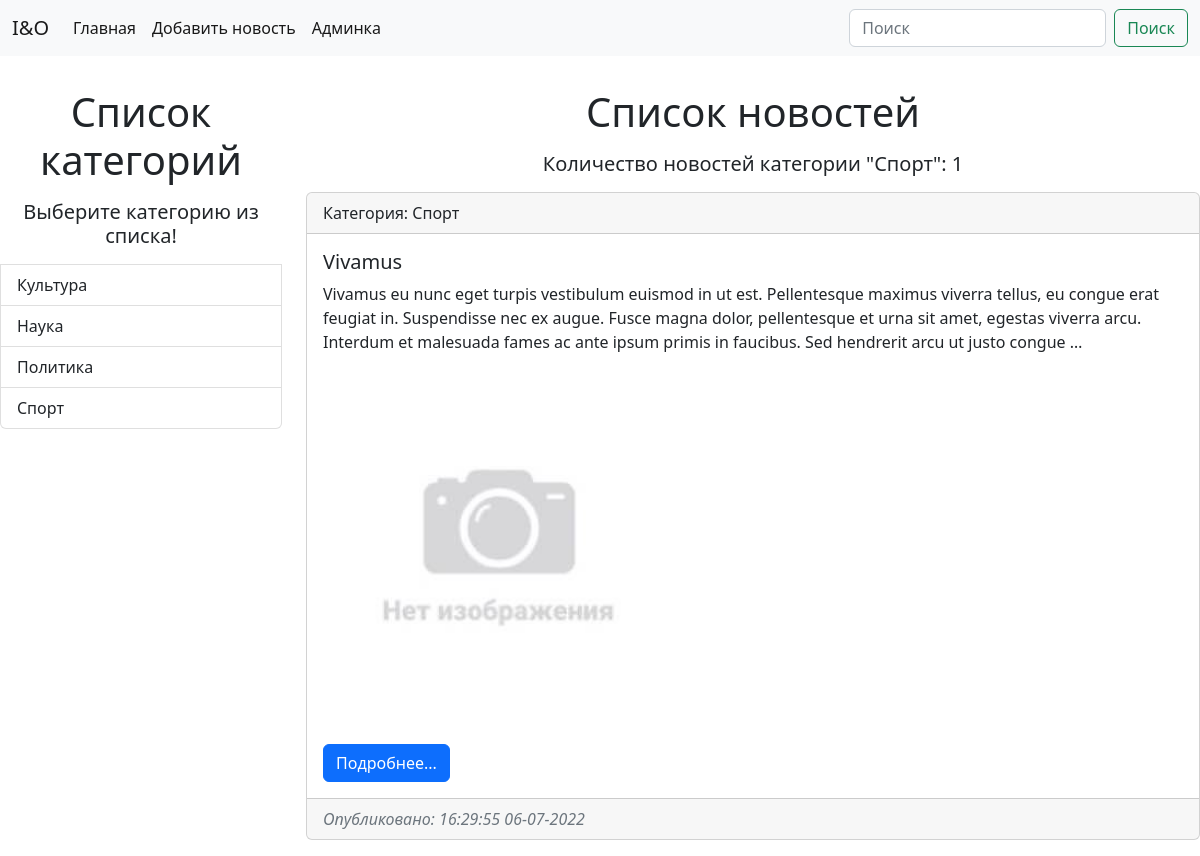
The app's page /category/2/ with its own data.
### news/models.py (models this page shows, shortened)
class Category(models.Model):
    title = models.CharField(
        max_length=150, verbose_name='Наименование категории', db_index=True)
    def __str__(self):
        return self.title
    class Meta:
        verbose_name = 'Категория'
        verbose_name_plural = 'Категории'
        ordering = ['title']

class News(models.Model):
    title = models.CharField(max_length=150, verbose_name='Наименование')
    content = models.TextField(verbose_name='Контент')
    created_at = models.DateTimeField(
        auto_now_add=True, verbose_name='Создано')
    updated_at = models.DateTimeField(
        auto_now=True, verbose_name='Отредактировано')
    photo = models.ImageField(
        upload_to='photos/%Y/%m/%d/', verbose_name='Фотография', blank=True)
    is_published = models.BooleanField(
        default=True, verbose_name='Опубликовано')
    category = models.ForeignKey(
        'Category', on_delete=models.PROTECT, null=True, verbose_name='Категория')
    class Meta:
        verbose_name = 'Новость'
        verbose_name_plural = 'Новости'
        ordering = ['created_at']

### news/views.py (the view)
# urls.py: path('category/<int:category_id>/', get_category),
def get_category(request, category_id):
    news = News.objects.filter(category_id=category_id)
    categories = Category.objects.all()
    category = Category.objects.get(pk=category_id)
    return render(request, 'news/category.html', {'news': news, 'categories': categories, 'category': category})

### news/templates/news/category.html (shortened to what this page needs)
<!doctype html>
<html lang="en">
  <head>
    <link href="https://cdn.jsdelivr.net/npm/bootstrap@5.2.0-beta1/dist/css/bootstrap.min.css" rel="stylesheet">
  </head>
  <body>
    <nav class="navbar navbar-expand-lg bg-light">
        <div class="container-fluid">
          <a class="navbar-brand" href="/">I&O</a>
          <div class="collapse navbar-collapse" id="navbarSupportedContent">
            <ul class="navbar-nav me-auto mb-2 mb-lg-0">
              <li class="nav-item"><a class="nav-link active" aria-current="page" href="/">Главная</a></li>
              <li class="nav-item"><a class="nav-link active" aria-current="page" href="/">Добавить новость</a></li>
              <li class="nav-item"><a class="nav-link active" aria-current="page" href="http://127.0.0.1:8000/admin">Админка</a></li>
            </ul>
            <form class="d-flex" role="search">
              <input class="form-control me-2" type="search" placeholder="Поиск" aria-label="Search">
              <button class="btn btn-outline-success" type="submit">Поиск</button>
            </form>
          </div>
        </div>
    </nav>
    <div class="conteiner mt-3">
        <div class="row">
          <div class="col-md-3">
            <div class="list-group">
              <div class="a">
                <p><h1>Список категорий</h1></p>
                <p><h5>Выберите категорию из списка!</h5></p>
              </div>
              {% for item in categories %}
                <a href="/category/{{ item.pk }}" class="list-group-item list-group-item-action">{{ item.title }}</a>
              {% endfor %}
            </div>
          </div>
            <div class="col-md-9">
              <div class="a">
                <p><h1>Список новостей</h1></p>
                <p><h5>Количество новостей категории "{{ category.title }}":  {{ news.count }}</h5></p>
              </div>
              {% for item in news %}
                  <div class="card mb-3">
                      <div class="card-header">
                        Категория: {{ item.category }}
                      </div>
                      <div class="card-body">
                          <div class="media">
                              <div class="media-body">
                                  <h5 class="card-title">{{ item.title }}</h5>
                                  <p class="card-text">{{ item.content|truncatewords:50 }}</p>
                                  {% if item.photo %}
                                      <img src="{{ item.photo.url }}" alt="" width="350">
                                  {% else %}
                                      <img src="/media/photos/default/photo_2022-07-19_18-58-07.jpg" alt="" width="350">
                                  {% endif %} <br> <br>
                                  <a href="#" class="btn btn-primary">Подробнее...</a>
                              </div>
                          </div>
                      </div>
                      <div class="card-footer text-muted">
                        <i>Опубликовано: {{ item.created_at|date:"H:i:s d-m-Y" }}</i>
                      </div>
                  </div>
              {% endfor %}
            </div>
        </div>
    </div>
</body>
</html>

### news/templates/news/category.html (style rules this page uses)
div.a { text-align: center; }

### records on screen
Category: title "Культура"
Category: title "Наука"
Category: title "Политика"
Category: title "Спорт"
News: category "Спорт", title "Vivamus", content "Vivamus eu nunc eget turpis vestibulum euismod in ut est. Pellentesque maximus viverra tellus, eu congue erat feugiat in. Suspendisse nec ex augue. Fusce magna dolor, pellentesque et urna sit amet, egestas viverra arcu. Interdum et malesuada fames ac ante ipsum primis in faucibus. Sed hendrerit arcu ut justo congue …", created_at "16:29:55 06-07-2022"

### other values on screen
{{ news.count }} "1"
